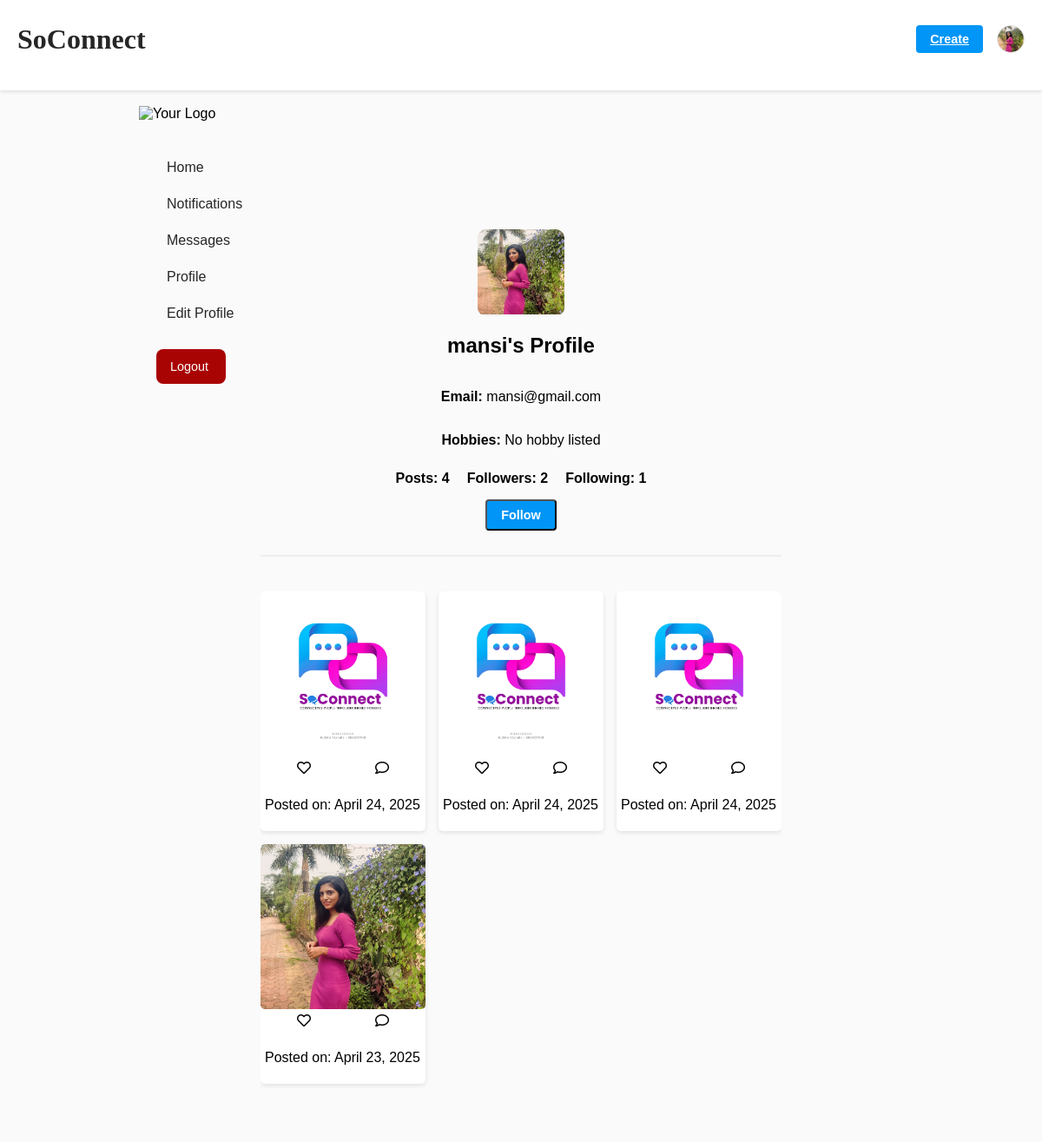
/posts/profile/mansi (signed in), run on the app's committed database.
### users/models.py (models this page shows, shortened)
class CustomUser(AbstractUser):
    hobbies = models.CharField(max_length=255, blank=True, null=True)

class Profile(models.Model):
    user = models.OneToOneField(settings.AUTH_USER_MODEL, on_delete=models.CASCADE, related_name="profile")
    hobbies = models.ManyToManyField(Hobby, related_name='profiles', blank=True)
    image = models.ImageField(upload_to="profile_pics/", default="default.jpg")

### posts/models.py (models this page shows, shortened)
class Post(models.Model):
    user = models.ForeignKey(settings.AUTH_USER_MODEL, on_delete=models.CASCADE, related_name="posts")
    content = models.TextField()
    image = models.ImageField(upload_to="post_images/", blank=True, null=True)
    created_at = models.DateTimeField(auto_now_add=True)
    likes = models.ManyToManyField(settings.AUTH_USER_MODEL, related_name="liked_posts", blank=True)

### users/views.py (the view)
# urls.py: path('profile/<str:username>', profile_view, name='profile'),
@login_required
def profile_view(request, username):
    user_profile_obj = get_object_or_404(User, username=username)
    profile, _ = Profile.objects.get_or_create(user=user_profile_obj)
    posts = Post.objects.filter(user=user_profile_obj).order_by('-created_at')
    post_count = posts.count()
    follower_count = Follow.objects.filter(following=user_profile_obj).count()
    following_count = Follow.objects.filter(follower=user_profile_obj).count()
    is_following = False
    if request.user.is_authenticated and request.user != user_profile_obj:
        is_following = Follow.objects.filter(follower=request.user, following=user_profile_obj).exists()
    posts_with_counts = []
    for post in posts:
        like_count = post.likes.count()
        comment_count = post.comments.count()
        posts_with_counts.append({'post': post, 'like_count': like_count, 'comment_count': comment_count})
    context = {
        'user_profile': profile,
        'user': user_profile_obj,
        'posts_with_counts': posts_with_counts, # Use this in the template
        'post_count': post_count,
        'follower_count': follower_count,
        'following_count': following_count,
        'is_following': is_following,
    }
    return render(request, 'profile.html', context)

### templates/profile.html (shortened to what this page needs)
{% extends 'base.html' %}
{% load static %}
{% block content %}
<div class="profile-container">
    <main class="profile-content">
        <div class="profile-header">
            <div class="profile-img">
                <a href="{% url 'profile' username=request.user.username %}">
                    {% if request.user.profile.image %}
                        <img src="{{ user.profile.image.url }}" alt="Profile">
                    {% else %}
                        <i class="uil uil-user"></i>
                    {% endif %}
                </a>
            </div>
            <div class="profile-info">
                <h2 class="username">{{ user.username }}'s Profile</h2>
                <p><strong>Email:</strong> {{ user.email }}</p>
                <p><strong>Hobbies:</strong>
                    {% if profile.hobbies.all %}
                        {% for hobby in user.profile.hobbies.all %}
                            {{ hobby.name }}{% if not forloop.last %}, {% endif %}
                        {% endfor %}
                    {% else %}
                        No hobby listed
                    {% endif %}
                </p>
                <div class="profile-stats">
                    <span><strong>Posts:</strong> {{ post_count }}</span>
                    <span><strong>Followers:</strong> {{ follower_count }}</span>
                    <span><strong>Following:</strong> {{ following_count }}</span>
                </div>
                {% if request.user != user_profile %}
                    <form action="{% url 'follow_user' user_profile.id %}" method="POST">
                        {% if is_following %}
                            <button type="submit" class="btn btn-danger" style="padding: 5px; width: 80px;">Unfollow</button>
                        {% else %}
                            <button type="submit" class="btn btn-primary">Follow</button>
                        {% endif %}
                    </form>
                {% endif %}
            </div>
        </div>
        <hr style="width: 100%; border: 1px solid #eee; margin-bottom: 20px;">
        <div class="post-grid">
            {% for item in posts_with_counts %}
                {% with post=item.post like_count=item.like_count comment_count=item.comment_count %}
                    <div class="post">
                        {% if post.image %}
                            <img src="{{ post.image.url }}" alt="{{ post.caption }}">
                        {% endif %}
                        <div class="post-actions">
                            <i class="far fa-heart action-icon"></i>
                            <i class="far fa-comment action-icon"></i>
                        </div>
                        <div class="post-details">
                            <p class="post-date">Posted on: {{ post.created_at|date:"F j, Y" }}</p>
                        </div>
                    </div>
                {% endwith %}
            {% empty %}
                <p class="no-posts">No posts yet.</p>
            {% endfor %}
        </div>
    </main>
</div>
{% endblock content %}

### templates/base.html (shortened to what this page needs)
{% load static %}
<!DOCTYPE html>
<html lang="en">
<head>
    <link rel="stylesheet" href="https://unicons.iconscout.com/release/v2.1.6/css/unicons.css">
    <link rel="stylesheet" href="{% static 'css/base-style.css' %}">
    <link rel="stylesheet" href="https://cdnjs.cloudflare.com/ajax/libs/font-awesome/5.15.4/css/all.min.css">
</head>
<body>
    <nav>
        <div class="container">
            <h2 class="logo">SoConnect</h2>
            <div class="create">
                <a href="{% url 'create_post' %}" class="btn btn-primary">Create</a>
                <div class="profile-photo">
                    {% if request.user.profile.image %}
                        <img src="{{ request.user.profile.image.url }}" alt="Profile">
                    {% else %}
                        <img src="{% static 'images/default-profile.jpg' %}" alt="Profile">
                    {% endif %}
                </div>
            </div>
        </div>
    </nav>
    <main>
        <div class="container">
            <div class="row">
                <div class="col-md-3">
                    <div class="left">
                        <div class="logo-container">
                            <img src="{% static 'assets1/soconnectlogo-2.png' %}" alt="Your Logo" class="logo">
                        </div>
                        <a href="{% url 'dashboard' %}"> Home</a>
                        <a href="{% url 'notifications' %}"> Notifications</a>
                        <a href="#"> Messages</a>
                        <a href="{% url 'profile' username=request.user.username %}">Profile</a>
                        <a href="{% url 'edit_profile' username=request.user.username %}">Edit Profile</a>
                        <a href="{% url 'index' %}" class="btn btn-danger" style="color: white;">Logout</a>
                    </div>
                </div>
                <div class="col-md-9">
                    {% block content %}{% endblock %}
                </div>
            </div>
        </div>
    </main>
</body>
</html>

### static/css/base-style.css (style rules this page uses)
*, *::before, *::after { box-sizing: border-box; }
html, body { margin: 0; padding: 0; height: 100%; overflow-x: hidden; }
nav { position: fixed; top: 0; left: 0; width: 100%; z-index: 10; height: 6.5rem; background-color: #fff; box-shadow: 0 2px 4px rgba(0, 0, 0, 0.1); }
nav .container { display: flex; justify-content: space-between; align-items: center; max-width: 1200px; margin: 0 auto; padding: 0 20px; }
nav .logo { font-family: 'Billabong', cursive; font-size: 2rem; margin-right: 2rem; color: #262626; }
.create { display: flex; align-items: center; gap: 1rem; }
.btn-primary { background-color: #0095f6; color: #fff; padding: 0.5rem 1rem; border-radius: 4px; font-size: 0.9rem; font-weight: 600; }
.profile-photo { width: 2rem; height: 2rem; border-radius: 50%; overflow: hidden; border: 1px solid #dbdbdb; }
.profile-photo img { width: 100%; height: 100%; object-fit: cover; }
main { margin-top: 6.5rem; background-color: #fafafa; padding: 2rem; padding-top: 1rem; min-height: calc(100vh - 6.5rem); box-sizing: border-box; display: flex; flex-direction: row; justify-content: flex-start; overflow-y: hidden; }
main .container { display: flex; flex-direction: row; justify-content: center; max-width: 1200px; margin: 0 auto; padding: 0 20px; }
.row { display: flex; flex-direction: row; justify-content: flex-start; }
.left { width: 250px; position: fixed; top:6.6rem; left: 10rem; margin-right: 2rem; margin-top: 1rem; height: calc(100vh - 5rem); overflow-y: auto; }
.left .logo-container { margin-bottom: 2rem; }
.left .logo { max-width: 150px; }
.left a { display: flex; align-items: center; padding: 0.75rem 1rem; border-radius: 8px; color: #262626; font-weight: 500; text-decoration: none; transition: background-color 0.2s ease; }
.btn-danger { background-color: rgb(169, 4, 4); color: #fff; padding: 0.5rem 1rem; border: 5px; font-size: 0.9rem; font-weight: 600; width: 80px; margin-left: 20px; margin-top: 20px; }

### templates/profile.html (style rules this page uses)
body { font-family: sans-serif; margin: 0; }
.profile-container { display: flex; flex-direction: column; align-items: center; width: 100%; padding: 20px; box-sizing: border-box; overflow-x: hidden; }
.profile-content { flex: 1; padding-top: 0; padding: 20px; display: flex; flex-direction: column; align-items: center; width: 100%; max-width: 1200px; overflow-y: auto; }
.profile-header { display: flex; flex-direction: column; align-items: center; margin-bottom: 20px; width: 100%; max-width: 600px; text-align: center; }
.profile-img { width: 100px; height: 100px; overflow: hidden; border-radius: 10px; display: flex; justify-content: center; align-items: center; background-color: #f0f0f0; }
.profile-img img { width: 100%; height: 100%; object-fit: cover; }
.profile-info { display: flex; flex-direction: column; align-items: center; }
.profile-stats { display: flex; justify-content: center; gap: 20px; margin-top: 10px; font-size: 1rem; }
.profile-stats span { font-weight: bold; }
.profile-stats strong { font-weight: bold; }
button { margin-top: 15px; }
.post-grid { display: grid; grid-template-columns: repeat(3, minmax(150px, 1fr)); gap: 15px; width: 100%; max-width: 600px; margin-top: 20px; min-height: 400px; padding-bottom: 20px; overflow-y: auto; }
.post-grid .post { display: flex; flex-direction: column; border-radius: 5px; box-shadow: 0 2px 5px rgba(0, 0, 0, 0.1); overflow: hidden; background-color: #fff; position: relative; }
.post-grid img { width: 100%; height: auto; aspect-ratio: 1 /1; object-fit: cover; border-radius: 5px; }
.post-actions { display: flex; justify-content: space-around; padding: 5px; }
.post-details { padding: 5px; }
.post-grid .post { position: relative; }

### data on the page
CustomUser: user.profile.image (picture), profile.image (picture), username "mansi", email "mansi@gmail.com"
Post: post.image (picture), post.created_at "April 24, 2025"
Post: post.image (picture), post.created_at "April 24, 2025"
Post: post.image (picture), post.created_at "April 24, 2025"
Post: post.image (picture), post.created_at "April 23, 2025"

### other printed values
{{ post_count }} "4"
{{ follower_count }} "2"
{{ following_count }} "1"
